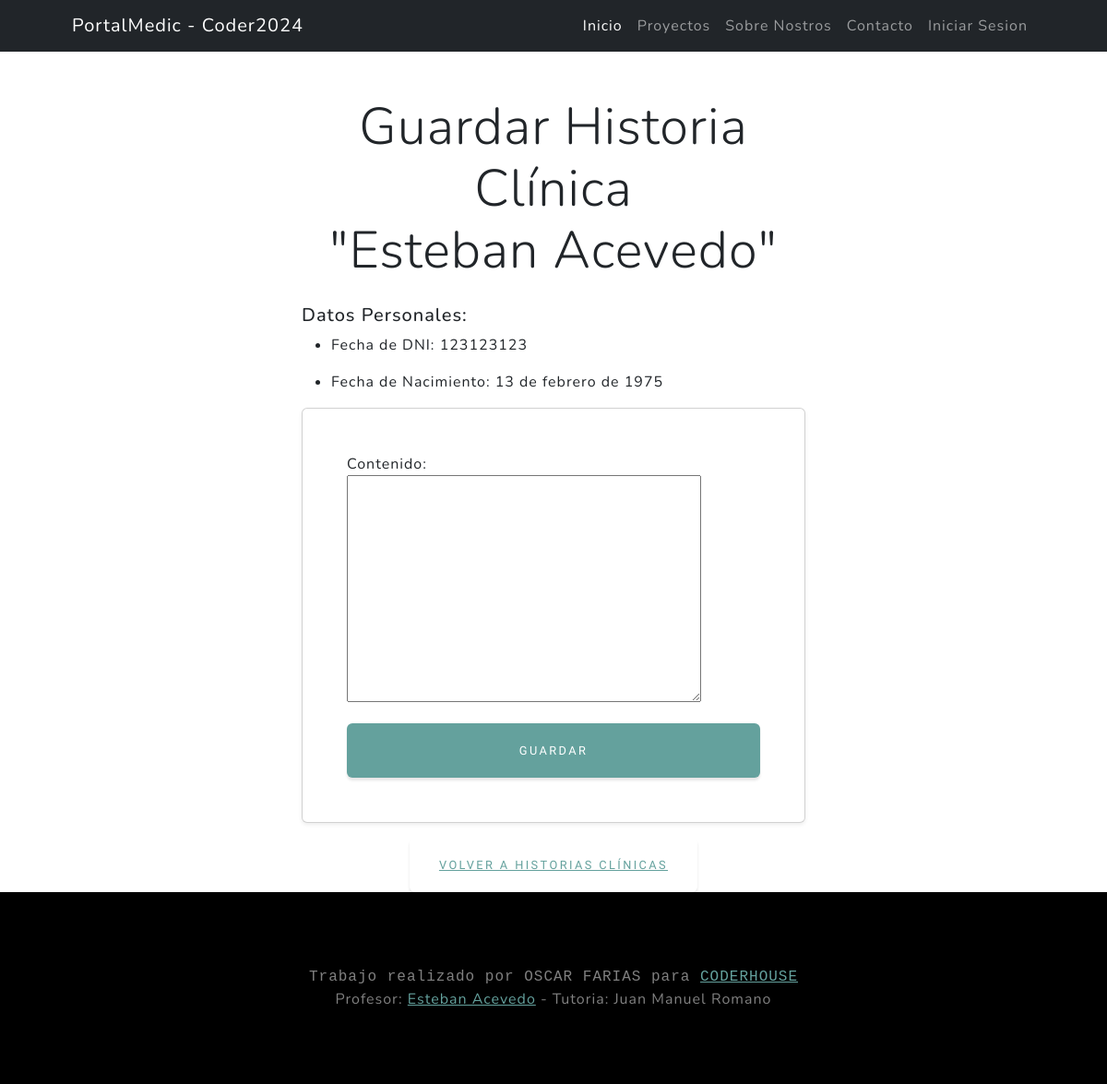
The app's page /pacientes/pacientes/1/guardar/ with its own data.
### pacientes/models.py (models this page shows, shortened)
class Paciente(models.Model):
    nombre = models.CharField(max_length=50, null = False)
    apellido = models.CharField(max_length=50, null = False)
    DNI = models.IntegerField(unique=True, null=False)
    fecha_nacimiento = models.DateField(null=True, blank=True)
    telefono = models.IntegerField(null=True, blank=True)
    obraSocial = models.ForeignKey(ObraSocial, on_delete=models.SET_NULL, null=True, blank=True, verbose_name = "Socio ID", related_name="paciente_obrasocial")
    numeroAfiliado = models.CharField(max_length=50,null=False, blank=False, verbose_name="Numero de Afiliado")
    medico_tratante = models.ForeignKey("medicos.Medicos", on_delete=models.SET_NULL, null=True, blank=True, related_name="paciente_medicos")
    class Meta:
        verbose_name = "Paciente"
        verbose_name_plural = "Pacientes"

### pacientes/views.py (the view)
# urls.py: path("pacientes/<int:pk>/guardar/", guardar_historia, name='guardar_historia'),
def guardar_historia(request, pk):
    paciente = get_object_or_404(Paciente, id=pk)
    if request.method == 'POST':
        form = HistoriaClinicaForm(request.POST)
        if form.is_valid():
            historia = form.save(commit=False)
            historia.paciente = paciente
            historia.save()
            return redirect("pacientes:ver_historia", pk=paciente.id)
    else:
        form = HistoriaClinicaForm()
    return render(request, 'pacientes/guardar_historia.html', {'form': form, 'paciente': paciente})

### pacientes/forms.py
class HistoriaClinicaForm(forms.ModelForm):
    class Meta:
        model = HistoriaClinica
        fields = ['contenido']

### pacientes/templates/pacientes/guardar_historia.html (shortened to what this page needs)
{% extends 'core/base.html' %}
{% load static %}
{% block content %}
<div class="container mt-5">
    <div class="row">
        <div class="col-12 col-md-8 offset-md-2 col-lg-6 offset-lg-3">
            <h1 class="display-4 text-center mb-4">Guardar Historia Clínica <br> "{{ paciente.nombre }} {{ paciente.apellido }}"</h1>
            <h5>Datos Personales:</h5>
            <ul><li><p>Fecha de DNI: {{paciente.DNI}}</li></ul>
            <ul><li><p>Fecha de Nacimiento: {{paciente.fecha_nacimiento}}</p></li></ul>
            <form method="post" class="card p-5 shadow-sm">
                {{ form.as_p }}
                <div class="d-grid">
                    <button type="submit" class="btn btn-primary btn-block">Guardar</button>
                </div>
            </form>
            <div class="mt-3 text-center">
                <a href="{% url 'pacientes:ver_historia' paciente.id %}" class="btn btn-link">Volver A Historias clínicas</a>
            </div>
        </div>
    </div>
</div>
{% endblock content %}

### records on screen
Paciente: nombre "Esteban", apellido "Acevedo", DNI "123123123", fecha_nacimiento "13 de febrero de 1975"
